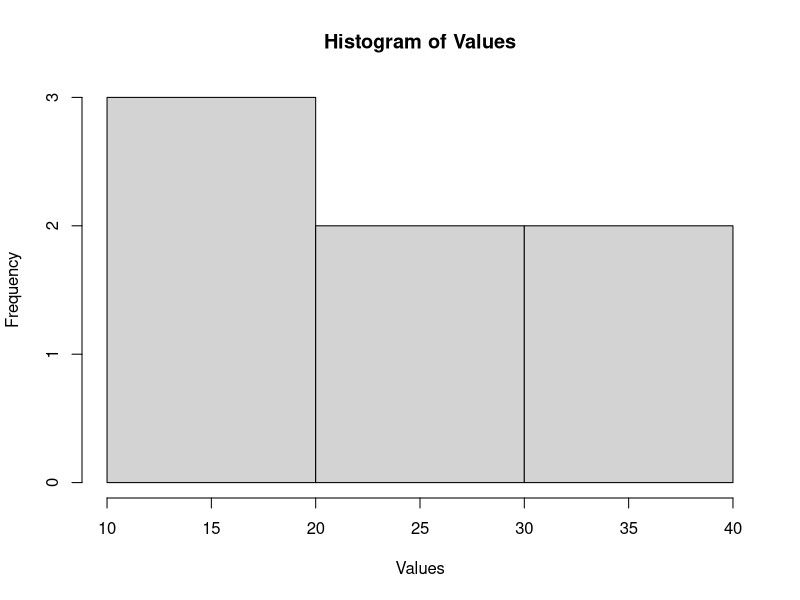
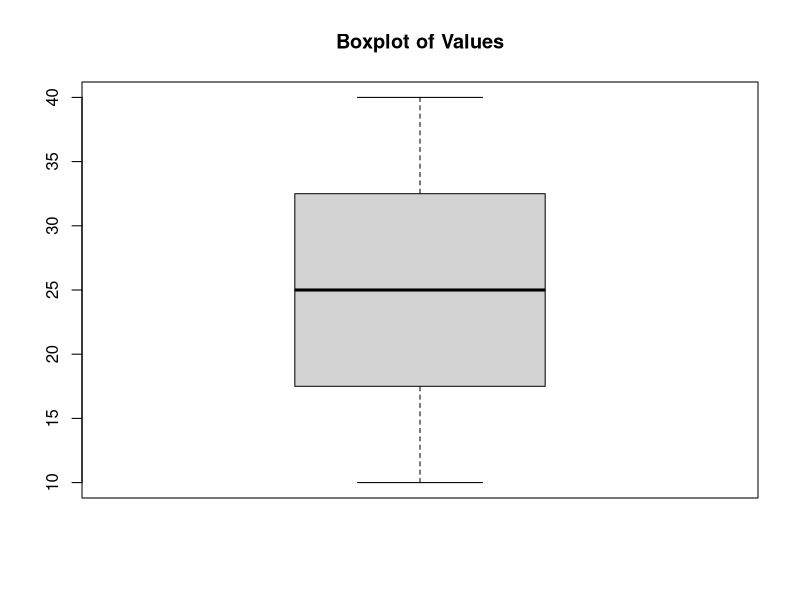
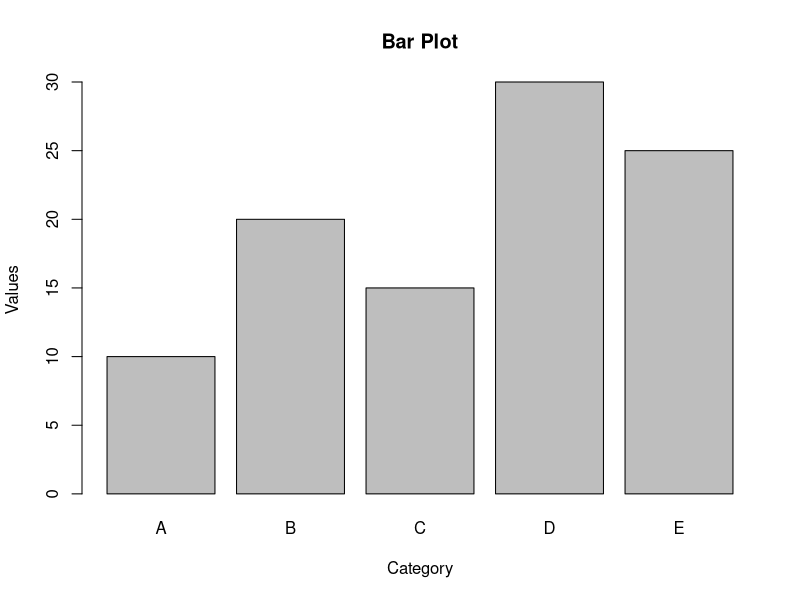
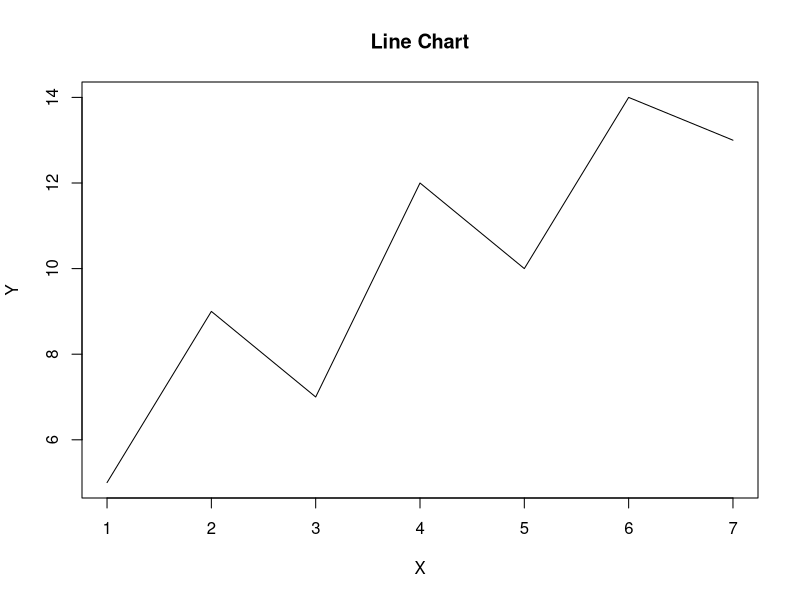
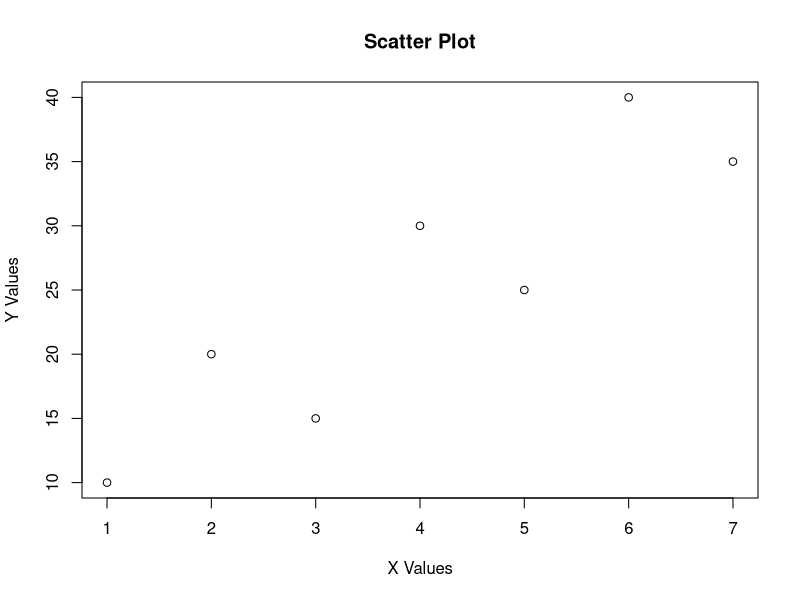

Recreate these plots in R, in order.
# Create sample data
values <- c(10, 20, 15, 30, 25, 40, 35)
categories <- c("A","B","C","D","E")
x <- 1:7
y <- c(5, 9, 7, 12, 10, 14, 13)

# Histogram
hist(values, main="Histogram of Values", xlab="Values")

# Boxplot
boxplot(values, main="Boxplot of Values")

# Bar plot
barplot(values[1:5], names.arg=categories,
        main="Bar Plot", xlab="Category", ylab="Values")

# Line chart
plot(x, y, type="l", main="Line Chart", xlab="X", ylab="Y")

# Scatter plot
plot(x, values, main="Scatter Plot", xlab="X Values", ylab="Y Values")
